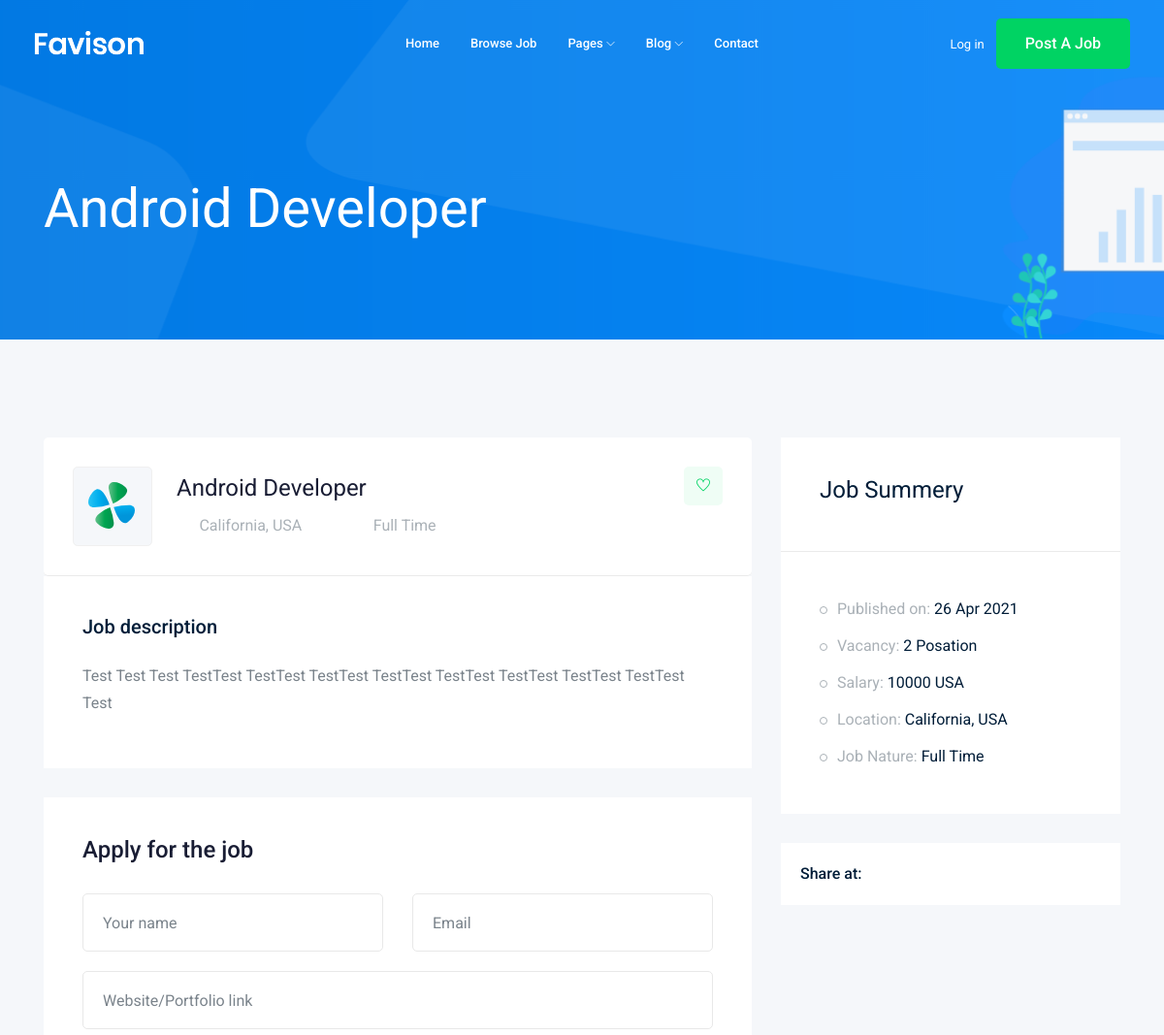
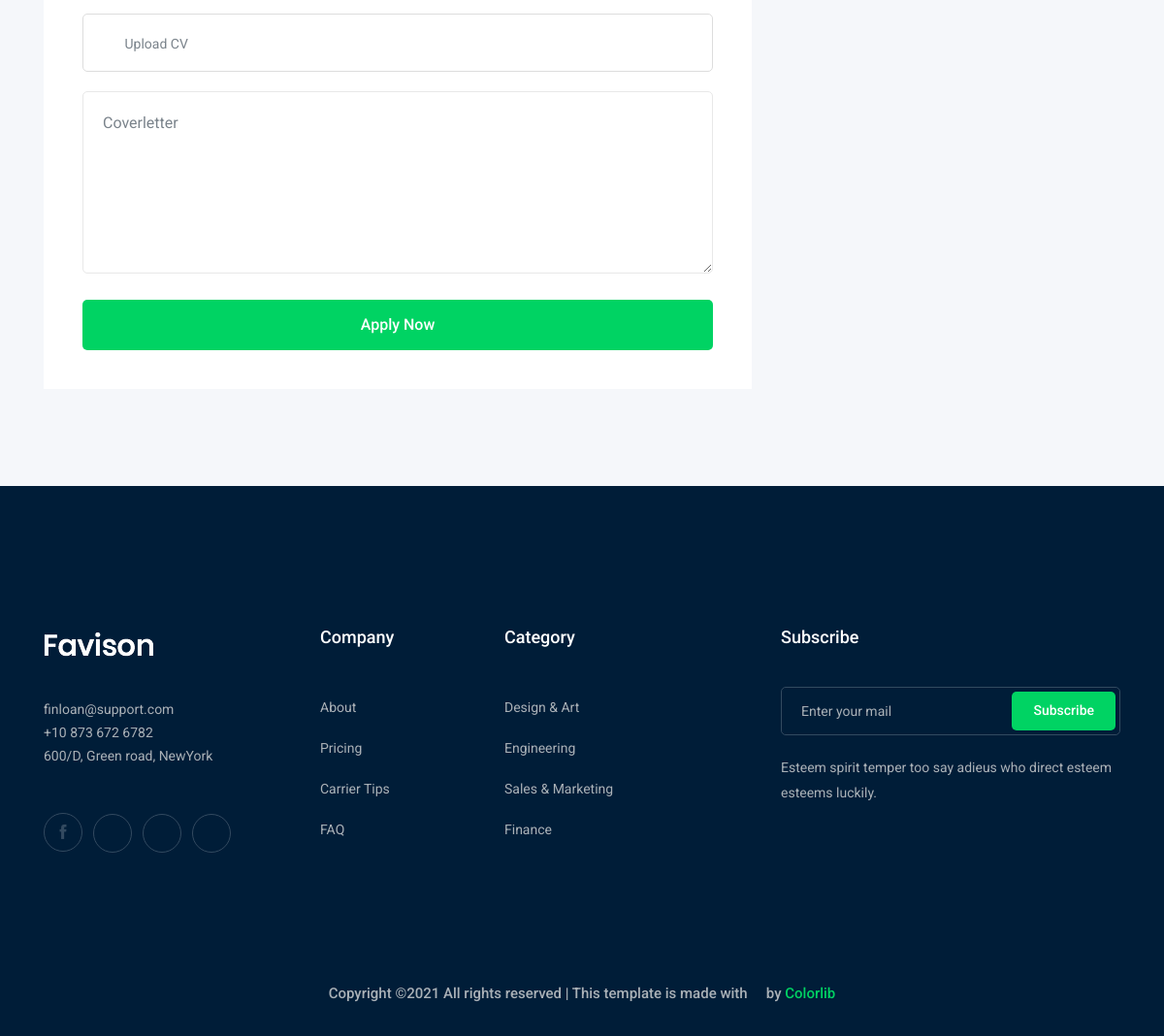
Screenshot of /jobs/1 with the database file from the repository (2 pictures, top to bottom).
### job/models.py (models this page shows, shortened)
class Job(models.Model):
    title = models.CharField(max_length=100)
    jobType = models.CharField(max_length=15 , choices=JOB_TYPE)
    description = models.TextField(max_length=1000)
    published_at = models.DateTimeField(auto_now=True)
    vacancy = models.IntegerField(default=1)
    salary = models.IntegerField(default=0)
    experience = models.IntegerField(default=1)
    category = models.ForeignKey('Categories' , on_delete = models.CASCADE)
    image = models.ImageField(upload_to=imageUpload)

### job/views.py (the view)
# urls.py: path('<int:id>', views.job_detals, name= 'job_detail'),
def job_detals(request , id):
    job_details = Job.objects.get(id=id)
    context = {"data" : job_details}
    return render(request , 'job/job_details.html' , context)

### job/templates/job/job_details.html (shortened to what this page needs)
{% extends 'base.html' %}
{% block body %}
    <div class="bradcam_area bradcam_bg_1">
        <div class="container">
            <div class="row">
                <div class="col-xl-12">
                    <div class="bradcam_text">
                        <h3>{{data.title}}</h3>
                    </div>
                </div>
            </div>
        </div>
    </div>
    <div class="job_details_area">
        <div class="container">
            <div class="row">
                <div class="col-lg-8">
                    <div class="job_details_header">
                        <div class="single_jobs white-bg d-flex justify-content-between">
                            <div class="jobs_left d-flex align-items-center">
                                <div class="thumb">
                                    <img src="img/svg_icon/1.svg" alt="">
                                </div>
                                <div class="jobs_conetent">
                                    <a href="#"><h4>{{data.title}}</h4></a>
                                    <div class="links_locat d-flex align-items-center">
                                        <div class="location">
                                            <p> <i class="fa fa-map-marker"></i> California, USA</p>
                                        </div>
                                        <div class="location">
                                            <p> <i class="fa fa-clock-o"></i> {{data.jobType}}</p>
                                        </div>
                                    </div>
                                </div>
                            </div>
                            <div class="jobs_right">
                                <div class="apply_now">
                                    <a class="heart_mark" href="#"> <i class="ti-heart"></i> </a>
                                </div>
                            </div>
                        </div>
                    </div>
                    <div class="descript_wrap white-bg">
                        <div class="single_wrap">
                            <h4>Job description</h4>
                            <p>{{data.description}}</p>
                            </div>
                    </div>
                    <div class="apply_job_form white-bg">
                        <h4>Apply for the job</h4>
                        <form action="#">
                            <div class="row">
                                <div class="col-md-6">
                                    <div class="input_field">
                                        <input type="text" placeholder="Your name">
                                    </div>
                                </div>
                                <div class="col-md-6">
                                    <div class="input_field">
                                        <input type="text" placeholder="Email">
                                    </div>
                                </div>
                                <div class="col-md-12">
                                    <div class="input_field">
                                        <input type="text" placeholder="Website/Portfolio link">
                                    </div>
                                </div>
                                <div class="col-md-12">
                                    <div class="input-group">
                                        <div class="input-group-prepend">
                                          <button type="button" id="inputGroupFileAddon03"><i class="fa fa-cloud-upload" aria-hidden="true"></i>
                                          </button>
                                        </div>
                                        <div class="custom-file">
                                          <label class="custom-file-label" for="inputGroupFile03">Upload CV</label>
                                        </div>
                                      </div>
                                </div>
                                <div class="col-md-12">
                                    <div class="input_field">
                                        <textarea name="#" id="" cols="30" rows="10" placeholder="Coverletter"></textarea>
                                    </div>
                                </div>
                                <div class="col-md-12">
                                    <div class="submit_btn">
                                        <button class="boxed-btn3 w-100" type="submit">Apply Now</button>
                                    </div>
                                </div>
                            </div>
                        </form>
                    </div>
                </div>
                <div class="col-lg-4">
                    <div class="job_sumary">
                        <div class="summery_header">
                            <h3>Job Summery</h3>
                        </div>
                        <div class="job_content">
                            <ul>
                                <li>Published on: <span>{{data.published_at|date:'d M o'}}</span></li>
                                <li>Vacancy: <span>{{data.vacancy}} Posation</span></li>
                                <li>Salary: <span>{{data.salary}} USA</span></li>
                                <li>Location: <span>California, USA</span></li>
                                <li>Job Nature: <span>{{data.jobType}}</span></li>
                            </ul>
                        </div>
                    </div>
                    <div class="share_wrap d-flex">
                        <span>Share at:</span>
                        <ul>
                            <li><a href="#"> <i class="fa fa-facebook"></i></a> </li>
                            <li><a href="#"> <i class="fa fa-google-plus"></i></a> </li>
                            <li><a href="#"> <i class="fa fa-twitter"></i></a> </li>
                            <li><a href="#"> <i class="fa fa-envelope"></i></a> </li>
                        </ul>
                    </div>
                    <div class="job_location_wrap">
                        <div class="job_lok_inner">
                            <div id="map" style="height: 200px;"></div>
                          </div>
                    </div>
                </div>
            </div>
        </div>
    </div>
{% endblock body %}

### rows the page displays
Job: title "Android Developer", jobType "Full Time", description "Test Test Test TestTest TestTest TestTest TestTest TestTest TestTest TestTest TestTest Test", published_at "26 Apr 2021", vacancy "2", salary "10000"
